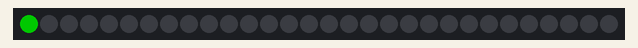
Recording of a sketch running on a simulated Arduino Uno, built for the host (arithmetic inside an expression is 32-bit, double 64-bit). Parts: 30 RGB LEDs in strip order, left to right. Dim RGB values are drawn brighter than linear; colours are those a GRB WS2812 strip shows for the declared byte order.

Above: at 0.1 s.
At 0.71 s:
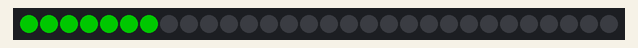
At 1.51 s:
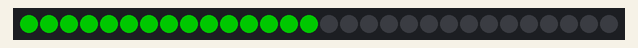
At 2.32 s:
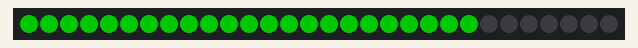
At 3.0 s:
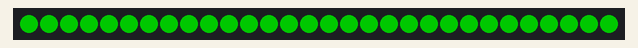

The sketch:

program_13__2_Top_Down_Wipe_.ino
```cpp
#include <FastLED.h>
// how many number of LEDs in your strip?
#define NUM_LEDS 30

#define DATA_PIN 3
#define CLOCK_PIN 12
#define BRIGHTNESS 100
#define COLOR_ORDER RGB

// Define the array of leds
CRGB leds[NUM_LEDS];
void setup() {
  // FastLED.addLeds<WS2812B, DATA_PIN, COLOR_ORDER>(leds,
  // NUM_LEDS).setCorrection(TypicalLEDStrip);
  FastLED.addLeds<WS2812B, DATA_PIN, RGB>(leds, NUM_LEDS);
  FastLED.setBrightness(BRIGHTNESS);
}
void loop() {
  int NUM_ROWS = 8; // Number of rows in the grid
  int NUM_COLS = 8; // Number of columns in the grid
  // Iterate over each row of the grid
  for (int row = 0; row < NUM_ROWS; row++) {
    // Iterate over each column of the grid
    for (int col = 0; col < NUM_COLS; col++) {
      // Calculate the index of the LED in the array
      int index = row * NUM_COLS + col;

      // Set the color of the LED at the current position
      leds[index] = CRGB::Red;

      // Show the changes on the LED grid
      FastLED.show();

      // Delay for a moment before moving on to the next LED
      delay(100);
    }
  }
}
/*
This code will light up each LED in the grid in sequence from the top down, with
a delay of 100 milliseconds between each LED. The color of the LED will be set
to red, but you can change this to any color you like by using a different color
constant from the CRGB class (e.g. CRGB::Blue for blue, CRGB::Green for green,
etc.).
*/
```
